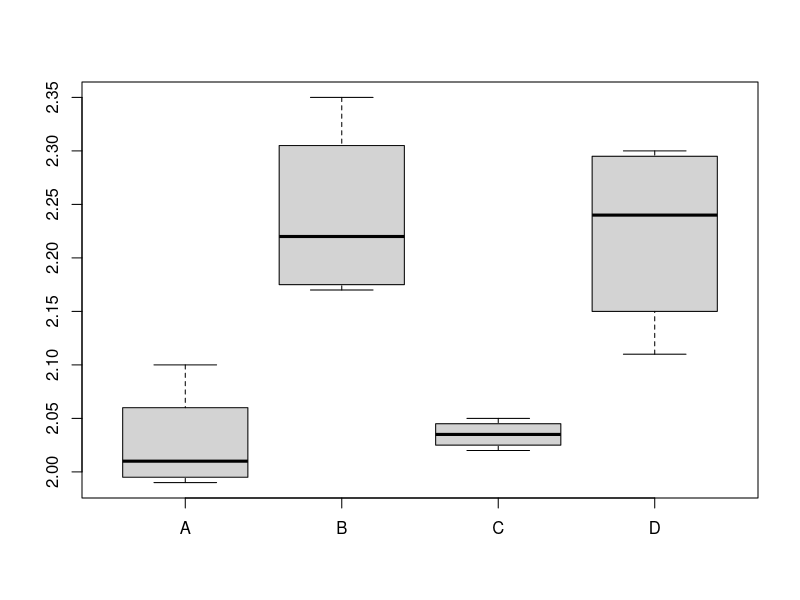

Source code (R):
## ---- chunk 1
knitr::opts_chunk$set(echo = TRUE)
## ---- chunk 2
#Tabela 01

y <- c(2.10, 1.99, 2.02, 2.00, 2.35,2.26,2.18,2.17,2.02,2.04,2.03,2.05,2.19,2.11,2.29,2.30)

trat <- c(rep("A",4), rep("B",4), rep("C",4), rep("D",4))

trat <- as.factor(trat)

#creating a dataframe

df02 <- data.frame(trat,y)

#length of each treatment
n <- tapply(df02$y, df02$trat, length)

#mean of each treatment
means <- tapply(df02$y, df02$trat, mean)

#variances
sds <- tapply(df02$y, df02$trat, sd)

#summary dataframe

df02_ <- data.frame(n,means, round(sds,2))

## ---- chunk 3
#Verificando as pressuposições do para a ANOVA

# Analise Exploratoria rapida

boxplot(split(df02$y, df02$trat))
